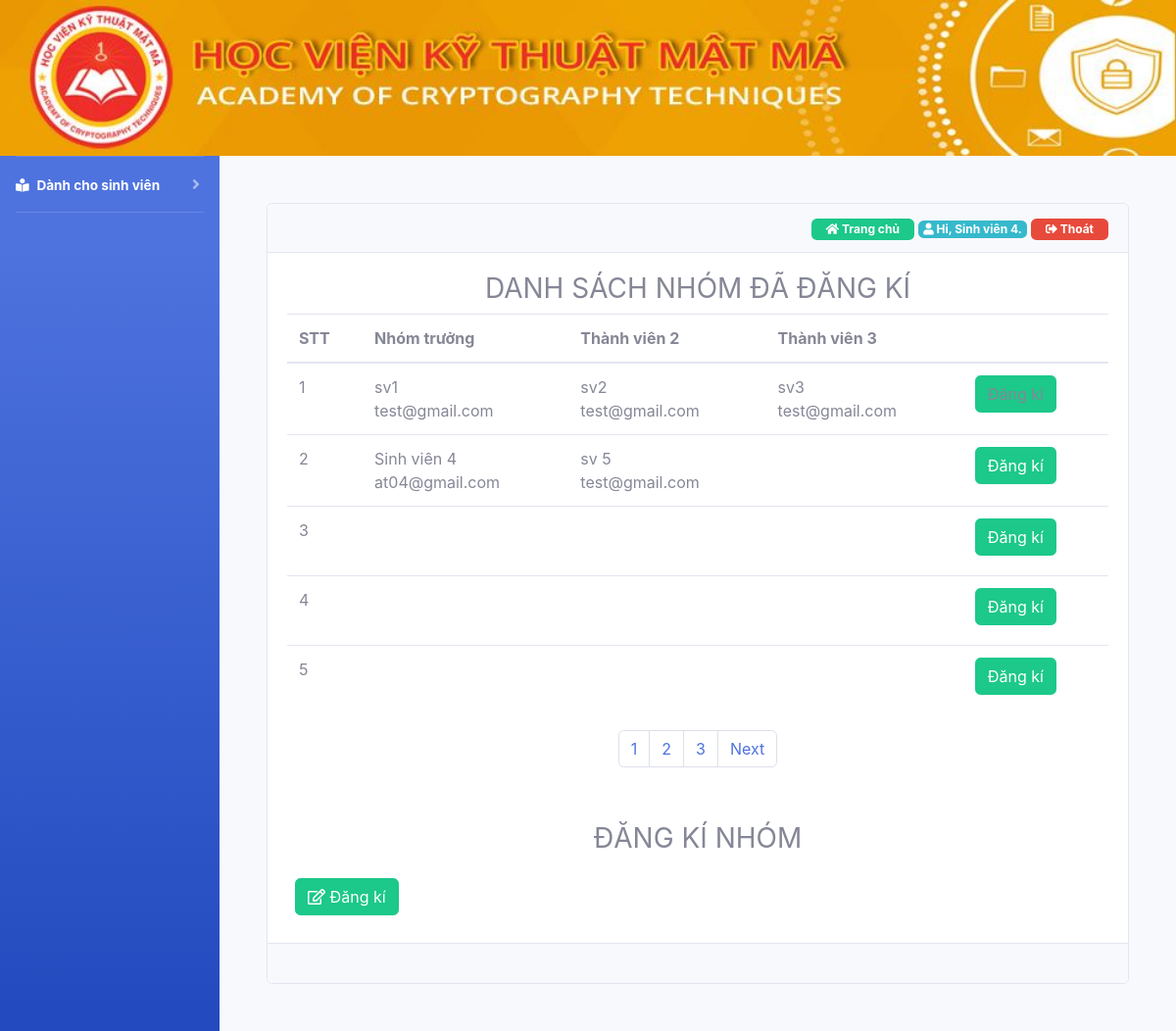
/dang-ki-nhom.php (signed in), run on an earlier commit of the app's database.
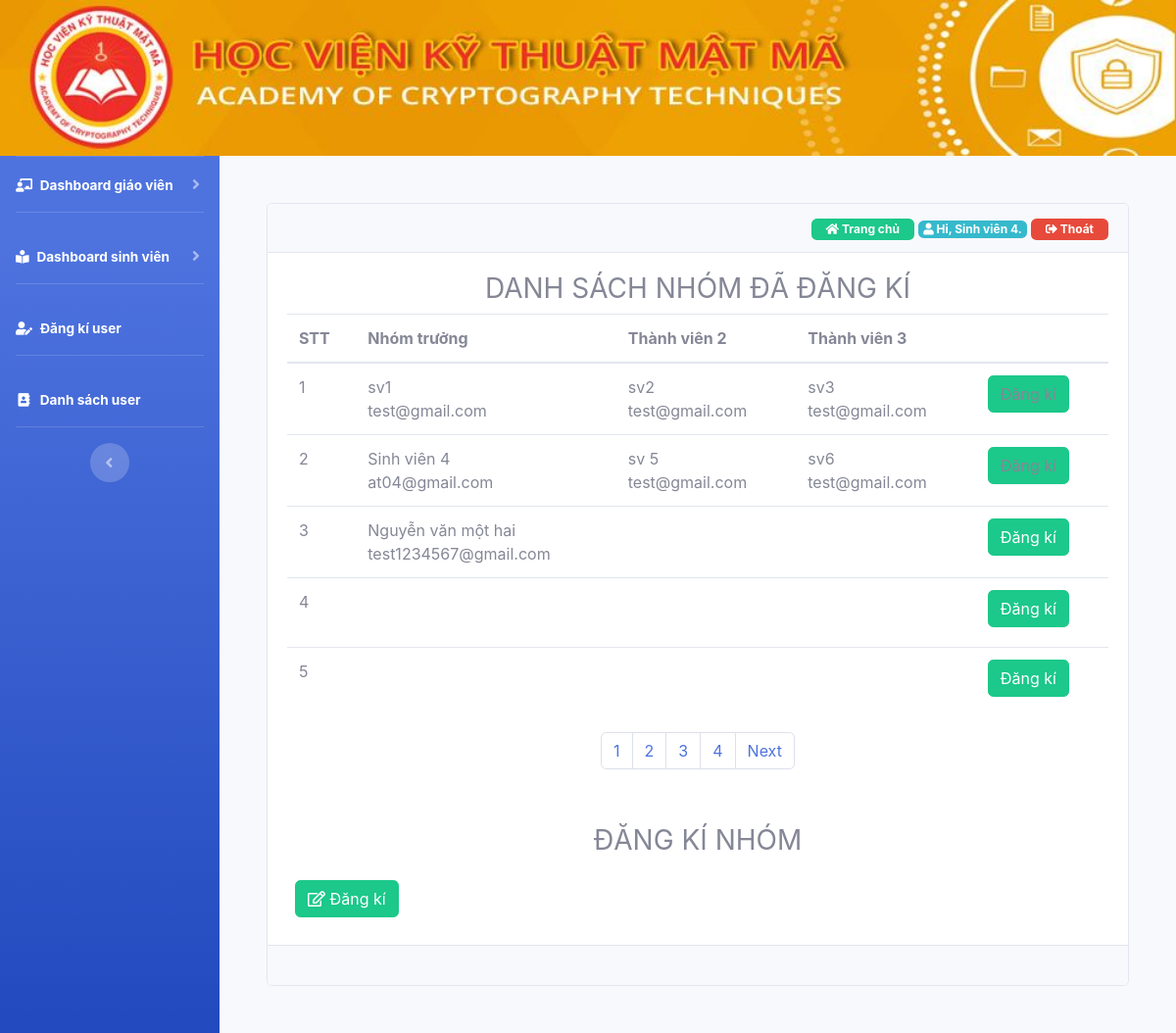
And on a later commit of the database.
### tables this page shows
CREATE TABLE `groupsv` (
  `id` int(11) NOT NULL,
  `leader` text NOT NULL,
  `idsv1` text NOT NULL,
  `idsv2` text NOT NULL,
  `idsv3` text NOT NULL,
  `teacher_registration` int(3) NOT NULL,
  `topic_registration` int(2) NOT NULL
);

CREATE TABLE `user` (
  `id` int(11) NOT NULL,
  `username` text NOT NULL,
  `password` text NOT NULL,
  `fullname` text NOT NULL,
  `phone` int(11) NOT NULL,
  `email` text NOT NULL,
  `permission` text NOT NULL
);

### dang-ki-nhom.php (the view, shortened to what the changed rows need)
<!DOCTYPE html>
<html>
<head>
    <?php require_once('filecss.php') ?>
</head>
<body>
    <div class="container-fluid">
        <div class="main">
            <div id="wrapper">
                <div class="sidebar bg-gradient-primary">
                    <?php require_once('menu_left.php'); ?>
                </div>
                <div id="content-wrapper" class="d-flex flex-column p-5">
                    <div class="status">
                        <div class="card">
                              <div class="card-body">
                                <form action="" method="post">
                                    <table class="colspan table table-hover table-inverse">
                                        <thead>
                                            <tr>
                                                <th >STT</th>
                                                <th>Nhóm trưởng</th>
                                                <th>Thành viên 2</th>
                                                <th>Thành viên 3</th>
                                                <th></th>
                                            </tr>
                                        </thead>
                                        <tbody>
                                            <?php
                                            include 'lib/connect.php';
                                            $sql_total = "select count(id) as total from groupsv";
                                                $data = mysqli_query($con, $sql_total);
                                                $rows = mysqli_fetch_assoc($data);
                                                $total_records = $rows['total'];
                                                $current_page = isset($_GET['page']) ? $_GET['page'] : 1;
                                                $limit = 5;
                                                $total_page = ceil($total_records / $limit);
                                                $start = ($current_page - 1) * $limit;
                                             $sql1 = "select * from groupsv limit $start,$limit";
                                            $check=mysqli_query($con,$sql1);
                                            while ($row1=mysqli_fetch_array($check)) {
                                                ?>
                                                <tr>
                                                    <td><?php echo $row1['id']; ?></td>
                                                    <td><?php if($row1['leader']!=null)
                                                    {
                                                        $string= mysqli_fetch_row(mysqli_query($con,"SELECT fullname,email from user where username='$row1[leader]'"));
                                                        echo $string[0].'<br>'.$string[1];
                                                    } ?></td>
                                                    <td><?php if($row1['idsv2']!=null) {
                                                        $string= mysqli_fetch_row(mysqli_query($con,"SELECT fullname,email from user where username='$row1[idsv2]'"));
                                                        echo $string[0].'<br>'.$string[1];
                                                    } ?></td>
                                                    <td><?php if($row1['idsv3']!=null) {
                                                        $string= mysqli_fetch_row(mysqli_query($con,"SELECT fullname,email from user where username='$row1[idsv3]'"));
                                                        echo $string[0].'<br>'.$string[1];
                                                    } ?></td>
                                                    <td><div></div><?php
                                                    if($row1['idsv1']==null||$row1['idsv2']==null||$row1['idsv3']==null)
                                                    {
                                                        ?>
                                                        <a class="mb-2 btn btn-success" href="dk-nhom.php?stt=<?php echo $row1['0'] ?>">Đăng kí</a>
                                                        <?php
                                                    }
                                                    else
                                                    {
                                                        ?>
                                                        <a class="mb-2 btn btn-success" disabled>Đăng kí</a>
                                                        <?php
                                                    }
                                                    ?></td>
                                                </tr>
                                                <?php
                                            }
                                            ?>
                                        </tbody>
                                    </table>
                                    <nav aria-label="Page navigation example">
                                     <ul class="pagination justify-content-center">
                                        <?php
                                        for ($i = 1; $i <= $total_page; $i++) {
                                            if ($i == $current_page) {
                                                echo '<li class="page-item"><a class="page-link" href="#">'. $i .'</a></li>';
                                            } else {
                                                echo '<li class="page-item"><a class="page-link" href="dang-ki-nhom.php?page=' . $i . '">'. $i .'</a></li>';
                                            }
                                        }
                                            ?>
                                </form>
                            </div>
                        </div>
                    </div>
                </div>
            </div>
        </div>
    </div>
</body>
</html>

### menu_left.php (shortened to what the changed rows need)
<?php
if (isset($_SESSION['username'])) {
    include 'lib/connect.php';
    $username = $_SESSION['username'];
    $sqlp     = "select * from user where username='$username'";
    $rowp = mysqli_fetch_row(mysqli_query($con, $sqlp));
    $permission = $rowp['6'];
    ?>
<ul class="navbar-nav  sidebar sidebar-dark accordion" id="accordionSidebar">
      <hr class="sidebar-divider my-0">
    <?php if ($permission == 'admin') {
        ?>
    <li class="nav-item active">
        <a  class="nav-link collapsed " href="#" data-toggle="collapse" data-target="#collapseTeacher" aria-expanded="true" aria-controls="collapseTeacher">
            <i class="fas fa-chalkboard-teacher"></i>
            <span>
                Dashboard giáo viên
            </span>
        </a>
    </li>
    <hr class="sidebar-divider d-none d-md-block">
    <li class="nav-item active">
        <a  class="nav-link collapsed " href="#" data-toggle="collapse" data-target="#collapseStudent" aria-expanded="true" aria-controls="collapseStudent">
            <i class="fas fa-book-reader"></i>
            <span>
                Dashboard sinh viên
            </span>
        </a>
    </li>
    <hr class="sidebar-divider d-none d-md-block">
    <li class="nav-item active">
        <a class="nav-link" href="register.php">
            <i class="fas fa-fw fa-user-edit">
            </i>
            <span>
                Đăng kí user
            </span>
        </a>
    </li>
    <hr class="sidebar-divider d-none d-md-block">
    <li class="nav-item active">
        <a class="nav-link" href="ds-user.php">
            <i class="fas fa-fw fa-address-book">
            </i>
            <span>
                Danh sách user
            </span>
        </a>
    </li>
    <hr class="sidebar-divider d-none d-md-block">
    <div class="text-center d-none d-md-inline">
        <button class="rounded-circle border-0" id="sidebarToggle">
        </button>
    </div>
</ul>
<?php
}
        ?>
    <?php
    if ($permission == 'student') {
        $idsv           = $_SESSION['username'];
        $is_leader_sqli = mysqli_num_rows(mysqli_query($con, "SELECT * from groupsv where leader ='$idsv'"));
        if ($is_leader_sqli > 0) {
            ?>
    <li class="nav-item active">
        <a  class="nav-link collapsed " href="#" data-toggle="collapse" data-target="#collapseStudent" aria-expanded="true" aria-controls="collapseStudent">
            <i class="fas fa-book-reader"></i>
            <span>
                Dành cho sinh viên
            </span>
        </a>
    </li>
    <hr class="sidebar-divider d-none d-md-block">
<?php
}
    }
}
?>

What changed in the data, as far as the page shows it:
changed user "Sinh viên 4": permission "student" → "admin" (drawn)
changed groupsv "Sinh viên 4": user.fullname (not shown) → "sv6"; user.email (not shown) → "test@gmail.com"; no longer shows "Đăng kí"
changed groupsv id 3: user.fullname (not shown) → "Nguyễn văn một hai"; user.email (not shown) → "test1234567@gmail.com"
Also different on the page:
text no longer shown: "Dành cho sinh viên"
text now shown: "Dashboard giáo viên Dashboard sinh viên Đăng kí user Danh sách user"
new list line: "4"
